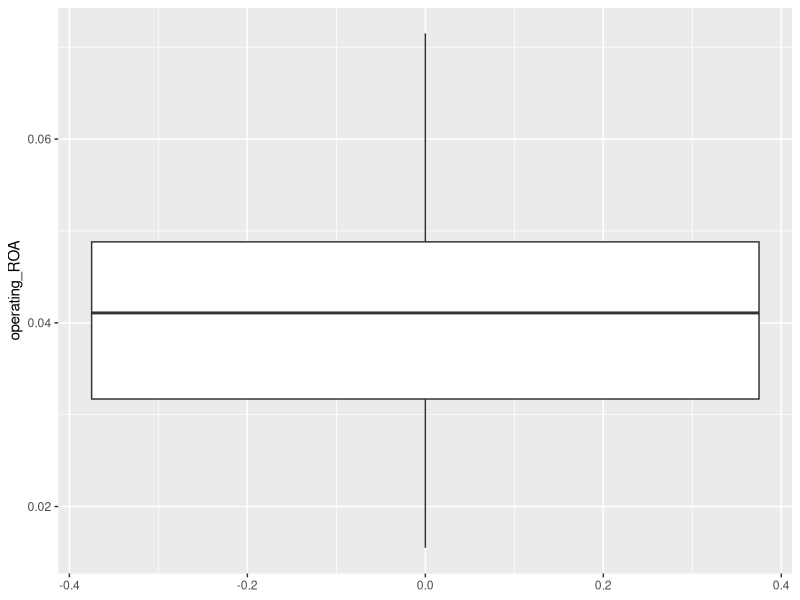
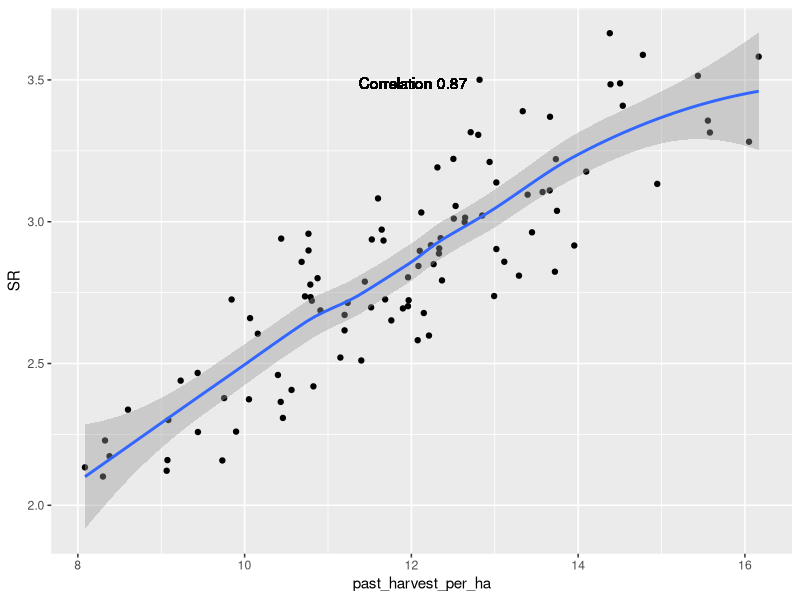
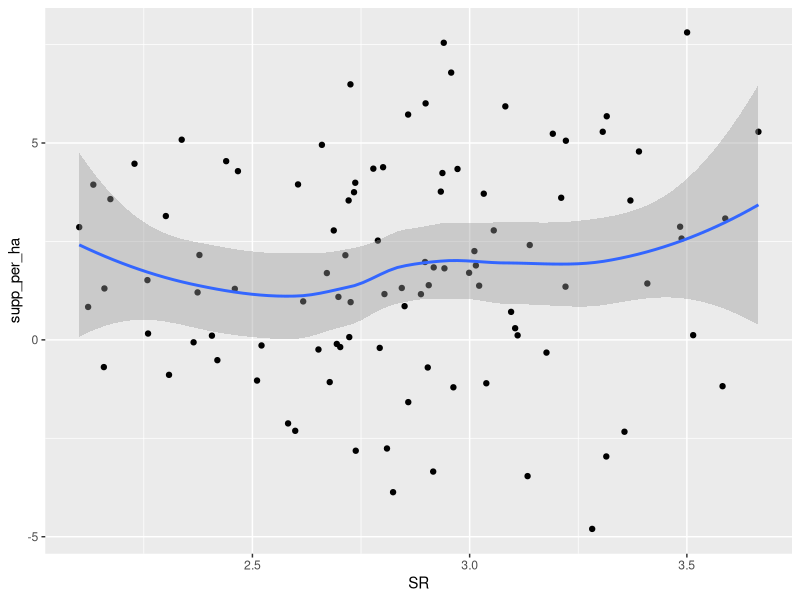
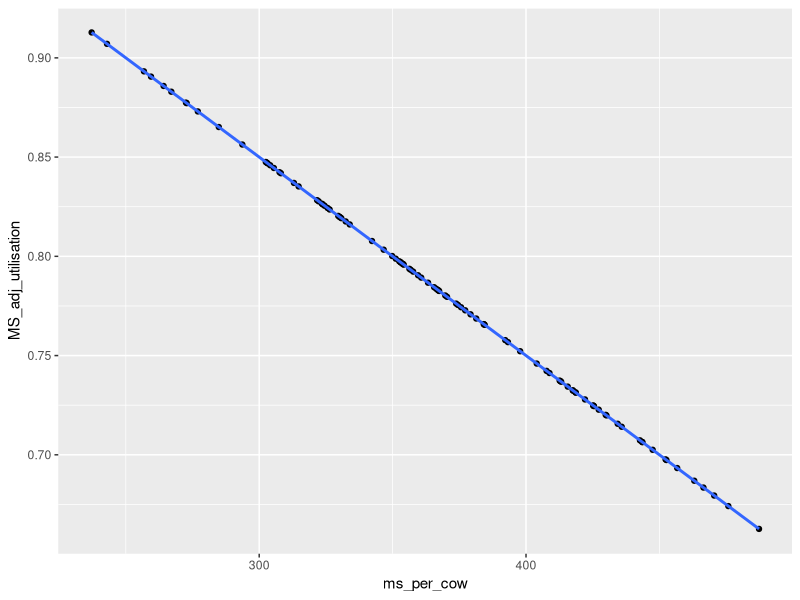
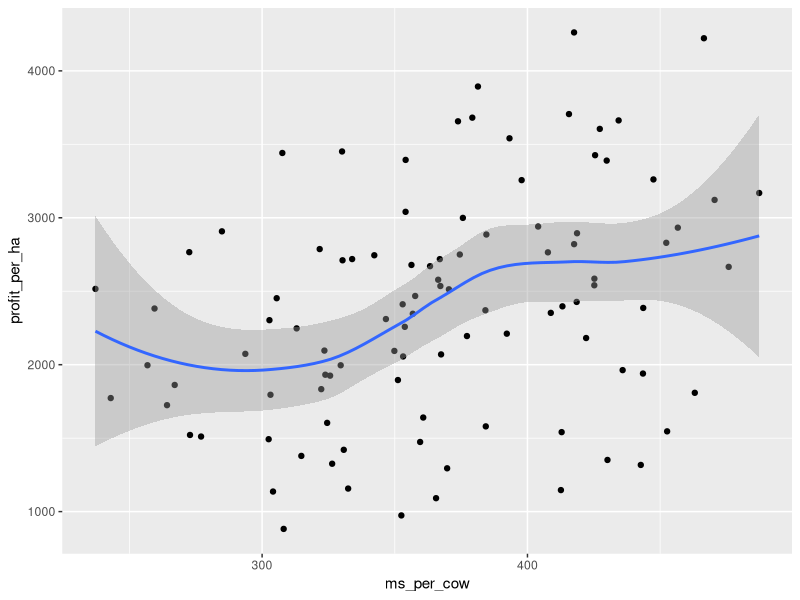
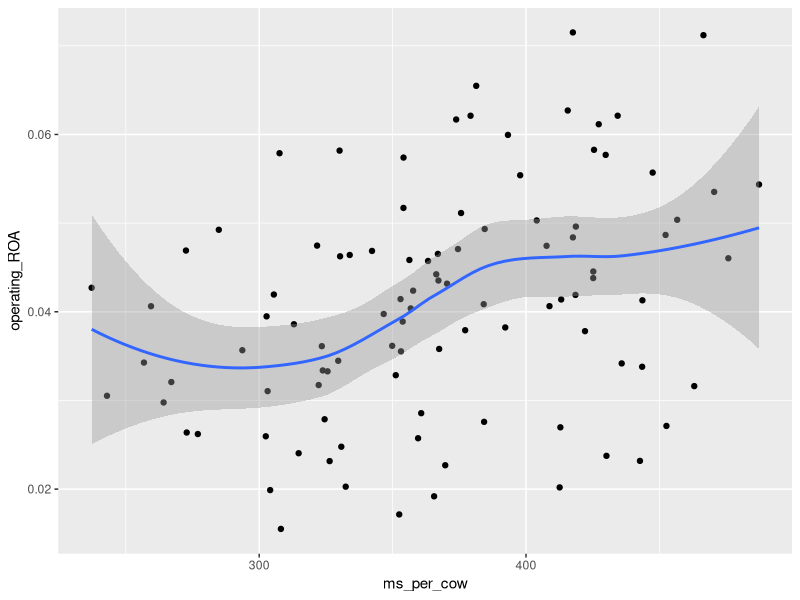
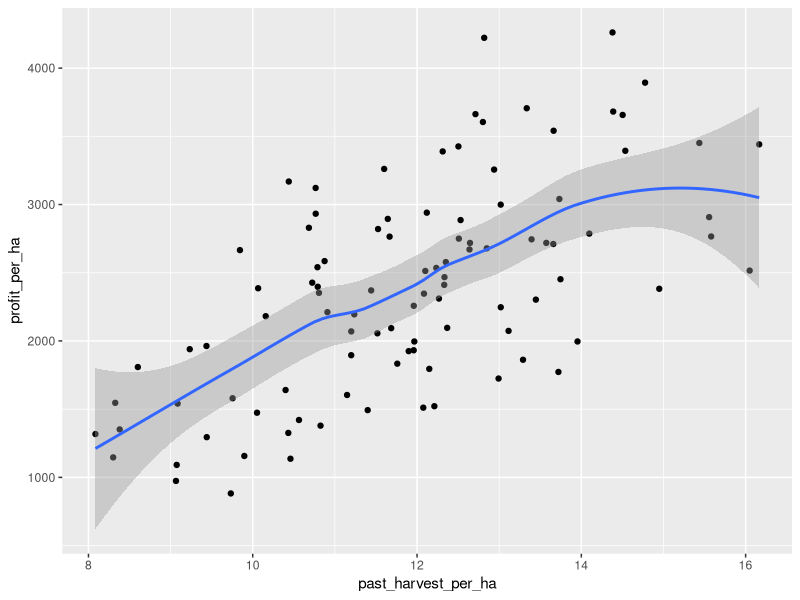

R code for these plots, in order:
#simple dairy model

library(tidyverse)

samples <- 100

ms_per_cow <- rnorm(samples,370,60) #20

past_grown_per_ha <- rnorm(samples, 15,2) #2

base_utilisation <- rnorm(samples, 0.85, 0.0) #0.1 
#mean 0.85 (@300 MS/cow) is assumed up from 0.8 to take into account increased genetic drive for intake since WFE trial

MS_adj_utilisation <- base_utilisation - 0.001 * (ms_per_cow-300) #see "WFE whole farm efficiency utilisation and production per cow.xlsx"

past_harvest_per_ha <- past_grown_per_ha * MS_adj_utilisation #last factor is lower util for higher yield

SR <- rnorm(samples, past_grown_per_ha/15*2.8, 0)  #0.2

intake_per_ms <- 1/120 #1/assumed response kg MS per t DM consumed

base_intake <- 1.67 #0 if above is 80; 1, if 100; 1.67 if 120 

supp_utilisation <- rnorm(samples, 0.85, 0)

supp_per_ha <- ( (SR * (ms_per_cow * intake_per_ms + base_intake)) - past_harvest_per_ha )/ supp_utilisation

cost_per_cow <- rnorm(samples, 600,0)

supp_cost_per_t <- rnorm(samples, 300,0)

associated_cost_factor <- rnorm(samples, 1, 0) #0.2
  
costs_per_ha <- rnorm(samples, 3000,0) + (SR * cost_per_cow) + associated_cost_factor* (supp_per_ha * supp_cost_per_t)

payout <- rnorm(samples, 6.50, 0) #1

livestock_income_per_cow <- rnorm(samples, 300,0)

rev_per_ha <- SR * (payout * ms_per_cow + livestock_income_per_cow)

profit_per_ha <- rev_per_ha - costs_per_ha

stock_value_per_cow <- 1800

machinery_value_per_ha <- 3000

assets_per_ha <- rnorm(samples, 50000, 0) + SR * stock_value_per_cow + machinery_value_per_ha

operating_ROA <- profit_per_ha / assets_per_ha


output <- tibble(ms_per_cow, past_grown_per_ha, base_utilisation, MS_adj_utilisation, past_harvest_per_ha, SR, intake_per_ms, base_intake,
                        supp_utilisation, supp_per_ha, cost_per_cow, supp_cost_per_t, associated_cost_factor,
                        costs_per_ha, payout, livestock_income_per_cow, rev_per_ha, profit_per_ha,
                        stock_value_per_cow, machinery_value_per_ha, assets_per_ha, operating_ROA)

means <- output %>% summarise(across(everything(), mean))

ggplot()+
 geom_boxplot(data = output, aes(y=operating_ROA))

f_xvar <- "past_harvest_per_ha"
f_yvar <- "SR"

my_plot_function <- function(f_xvar, f_yvar){
  ggplot(data=output, aes(x= !!sym(f_xvar), y= !!sym(f_yvar)))+
      geom_point()+
      geom_smooth()+
      geom_text(x = output %>% select(sym(f_xvar)) %>% pull() %>% quantile(0.5), 
                y = output %>% select(sym(f_yvar)) %>% pull() %>% quantile(0.95),
                #label = "text")
                label = paste0("Correlation ", round( cor(output %>% select(sym(f_xvar)), 
                                                          output %>% select(sym(f_yvar))), 2)))
}

xvar <- "past_harvest_per_ha"
yvar <- "SR"

#!!sym(xvar)

my_plot_function(xvar, yvar)

ggplot(data=output, aes(x=SR, y=supp_per_ha))+
  geom_point()+
  geom_smooth()

ggplot(data=output, aes(x=ms_per_cow, y=MS_adj_utilisation))+
  geom_point()+
  geom_smooth()

ggplot(data=output, aes(x=ms_per_cow, y=profit_per_ha))+
  geom_point()+
  geom_smooth()
cor(output$ms_per_cow,output$profit_per_ha)

ggplot(data=output, aes(x=ms_per_cow, y=operating_ROA))+
  geom_point()+
  geom_smooth()

ggplot(data=output, aes(x=past_harvest_per_ha, y=profit_per_ha))+
  geom_point()+
  geom_smooth()

